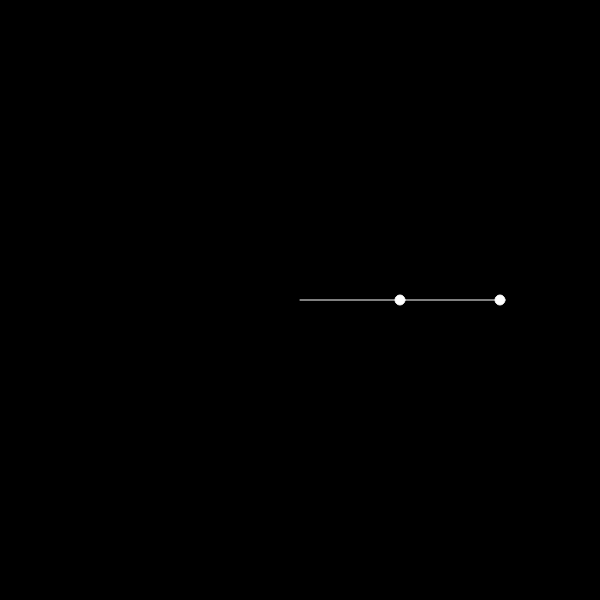
Frame 1 (no input)
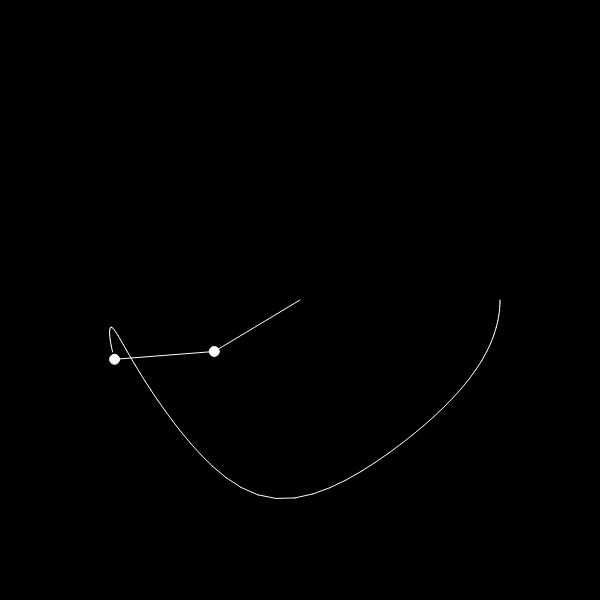
Frame 60 (no input)
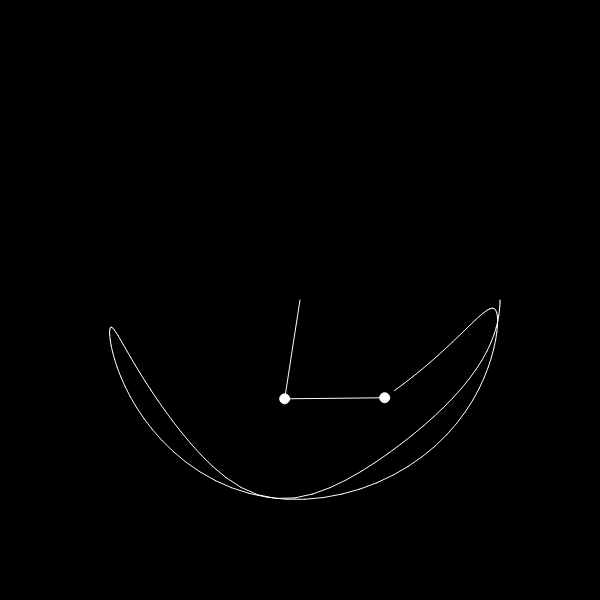
Frame 120 (the mouse pressed at the canvas centre since frame 60)

The p5.js sketch that drew these frames (run headless with seeded random() and noise() and a simulated clock; from frame 60 on, the mouse is pressed at the canvas centre):

// p5.js sketch
// ── sketch.js
var r1 = 100;
var r2 = 100;
var m1  = 10;
var m2 = 10;
var ang1 = 0;
var ang2 = 0;
var ang1V = 0;
var ang2V = 0;


let px2 = -1;
let py2 = -1;
let buffer;
let g = 1;;



function setup() {
  createCanvas(600,600);
  ang1 = PI / 2;
  ang2 = PI / 2;
  buffer = createGraphics(width, height);
  buffer.background(0);
  buffer.translate(width/2,height/2);
}

function draw() {
  background(0);
  imageMode(CORNER);
  image(buffer, 0, 0, width, height);

  var first = -g * (2 * m1 + m2) * sin(ang1);
  var second = -m2 * g * sin(ang1 - 2 * ang2);
  var third = -2 * sin(ang1 - ang2) * m2;
  var fourth = ang2V * ang2V * r2 + ang1V*ang1V*r1*cos(ang1 - ang2);
  var denom = r1 * (2*m1+m2-m2*cos(2*ang1-2*ang2));
  ang1A = (first + second + third * fourth) / denom;

  first = 2 * sin(ang1 - ang2);
  second = (ang1V*ang1V*r1*(m1-m2));
  third = g * (m1 + m2) * cos(ang1);
  fourth = ang2V * ang2V * r2 * m2 *cos(ang1 - ang2);
  denom = r2 * (2*m1+m2-m2*cos(2*ang1-2*ang2));
  ang2A = (first *( second + third + fourth)) / denom;



  translate(width/2,height/2);
  stroke(255);

  var x1 = r1 * sin(ang1);
  var y1 = r1 * cos(ang1);

  var x2 = x1 + r2 * sin(ang2);
  var y2 = y1 + r2 * cos(ang2);


  line(0,0,x1,y1);
  ellipse(x1,y1,m1,m1);

  line(x1,y1,x2,y2);
  ellipse(x2,y2,m2,m2);

  // ang1V += ang1A;
  // ang2V += ang2A;
  // ang1 += ang1V;
  // ang2 += ang2V;

  ang1V += ang1A;
  ang2V += ang2A;
  ang1 += ang1V;
  ang2 += ang2V;

  buffer.stroke(255);
if (frameCount > 1) {
  buffer.line(px2, py2, x2, y2);
}

px2 = x2;
py2 = y2;
}
